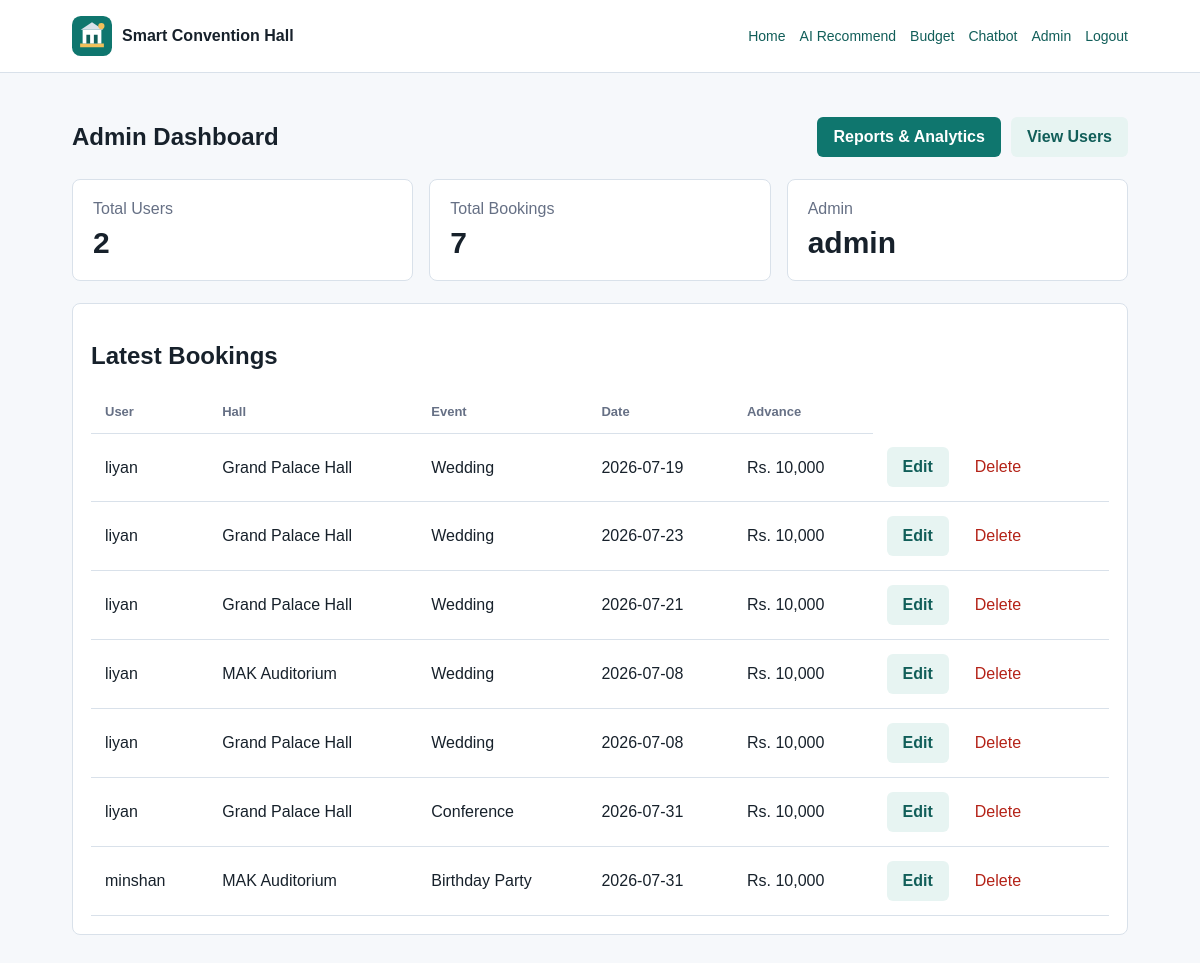
Before: /admin (signed in) with the older database file.
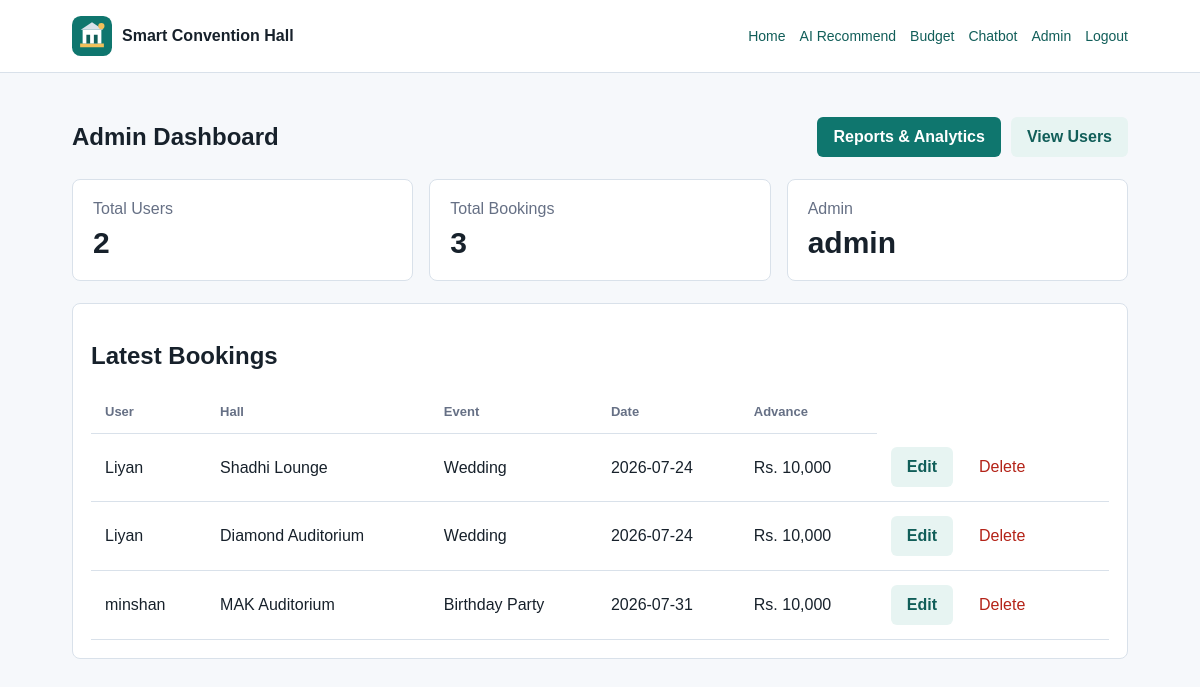
After: the same page with the newer database file.
### tables this page shows
CREATE TABLE admins (
            id INTEGER PRIMARY KEY AUTOINCREMENT,
            username TEXT NOT NULL UNIQUE,
            password TEXT NOT NULL
        );

CREATE TABLE bookings (
            id INTEGER PRIMARY KEY AUTOINCREMENT,
            user_id INTEGER,
            user_name TEXT NOT NULL,
            hall_name TEXT NOT NULL,
            event_type TEXT NOT NULL,
            guests INTEGER NOT NULL,
            booking_date TEXT NOT NULL,
            status TEXT NOT NULL DEFAULT 'Confirmed',
            created_at TEXT NOT NULL, advance_payment INTEGER NOT NULL DEFAULT 0,
            FOREIGN KEY (user_id) REFERENCES users(id)
        );

### app.py (the view)
@app.route("/admin")
def admin():
    if not admin_required():
        return redirect(url_for("admin_login"))
    db = get_db()
    users = db.execute("SELECT COUNT(*) AS total FROM users").fetchone()["total"]
    bookings = db.execute("SELECT COUNT(*) AS total FROM bookings").fetchone()["total"]
    latest = db.execute("SELECT * FROM bookings ORDER BY created_at DESC LIMIT 8").fetchall()
    return render_template("admin.html", users=users, bookings=bookings, latest=latest)

### app.py (called while the page is built)
def get_db():
    if "db" not in g:
        g.db = sqlite3.connect(DATABASE)
        g.db.row_factory = sqlite3.Row
    return g.db

@app.before_request
def prepare_database():
    init_db()

def admin_required():
    if "admin_id" not in session:
        flash("Admin login required.", "warning")
        return False
    return True

### templates/admin.html (shortened to what this page needs)
{% extends "base.html" %}
{% block content %}
<section class="section">
    <div class="section-head">
        <h1>Admin Dashboard</h1>
        <div class="row-actions">
            <a class="button primary" href="{{ url_for('admin_reports') }}">Reports & Analytics</a>
            <a class="button secondary" href="{{ url_for('admin_users') }}">View Users</a>
        </div>
    </div>
    <div class="stats">
        <div><span>Total Users</span><strong>{{ users }}</strong></div>
        <div><span>Total Bookings</span><strong>{{ bookings }}</strong></div>
        <div><span>Admin</span><strong>{{ session.admin_name }}</strong></div>
    </div>
    <div class="table-card">
        <h2>Latest Bookings</h2>
        <table>
            <thead><tr><th>User</th><th>Hall</th><th>Event</th><th>Date</th><th>Advance</th></tr></thead>
            <tbody>
                {% for booking in latest %}
                <tr>
                    <td>{{ booking.user_name }}</td>
                    <td>{{ booking.hall_name }}</td>
                    <td>{{ booking.event_type }}</td>
                    <td>{{ booking.booking_date }}</td>
                    <td>Rs. {{ "{:,}".format(booking.advance_payment) }}</td>
                    <td>
                        <div class="row-actions">
                            <a class="button secondary" href="{{ url_for('admin_edit_booking', booking_id=booking.id) }}">Edit</a>
                            <form method="post" action="{{ url_for('admin_delete_booking', booking_id=booking.id) }}">
                                <button class="button danger" type="submit">Delete</button>
                            </form>
                        </div>
                    </td>
                </tr>
                {% else %}
                <tr><td colspan="6">No bookings yet.</td></tr>
                {% endfor %}
            </tbody>
        </table>
    </div>
</section>
{% endblock %}

### templates/base.html (shortened to what this page needs)
<!doctype html>
<html lang="en">
<head>
    <link rel="stylesheet" href="{{ url_for('static', filename='css/style.css') }}">
</head>
<body>
    <header class="topbar">
        <a class="brand" href="{{ url_for('index') }}">
            <img src="{{ url_for('static', filename='images/logo.svg') }}" alt="Smart Convention Hall logo">
            <span>Smart Convention Hall</span>
        </a>
        <nav>
            <a href="{{ url_for('index') }}">Home</a>
            <a href="{{ url_for('recommend') }}">AI Recommend</a>
            <a href="{{ url_for('budget') }}">Budget</a>
            <a href="{{ url_for('chatbot') }}">Chatbot</a>
            {% if session.get('user_id') %}
                <a href="{{ url_for('dashboard') }}">Dashboard</a>
                <a href="{{ url_for('booking') }}">Book</a>
                <a href="{{ url_for('view_bookings') }}">Bookings</a>
                <a href="{{ url_for('logout') }}">Logout</a>
            {% elif session.get('admin_id') %}
                <a href="{{ url_for('admin') }}">Admin</a>
                <a href="{{ url_for('logout') }}">Logout</a>
            {% else %}
                <a href="{{ url_for('login') }}">Login</a>
                <a class="nav-button" href="{{ url_for('register') }}">Register</a>
            {% endif %}
        </nav>
    </header>
    <main>
        {% block content %}{% endblock %}
    </main>
</body>
</html>

### static/css/style.css (style rules this page uses)
:root { --ink: #17212b; --muted: #667085; --line: #d9e1ea; --paper: #f6f8fb; --panel: #ffffff; --accent: #0f766e; --accent-dark: #115e59; --gold: #c98a14; --danger: #b42318; }
* { box-sizing: border-box; }
body { margin: 0; font-family: Arial, Helvetica, sans-serif; color: var(--ink); background: var(--paper); }
a { color: var(--accent-dark); text-decoration: none; }
.topbar { display: flex; align-items: center; justify-content: space-between; gap: 24px; padding: 16px 6vw; background: var(--panel); border-bottom: 1px solid var(--line); position: sticky; top: 0; z-index: 5; }
.brand { display: inline-flex; align-items: center; gap: 10px; font-weight: 800; color: var(--ink); }
.brand img { width: 40px; height: 40px; flex: 0 0 40px; }
nav { display: flex; align-items: center; flex-wrap: wrap; gap: 14px; font-size: 14px; }
.nav-button, .button { border: 0; border-radius: 6px; cursor: pointer; display: inline-flex; align-items: center; justify-content: center; min-height: 40px; padding: 10px 16px; font-weight: 700; }
.primary { background: var(--accent); color: white; }
.secondary, .nav-button { background: #e7f4f2; color: var(--accent-dark); }
.hero-panel, .info-card, .form-card, .table-card, .card, .stats div { background: var(--panel); border: 1px solid var(--line); border-radius: 8px; }
.section, .form-page { padding: 44px 6vw; }
.section-head { display: flex; justify-content: space-between; align-items: end; gap: 20px; margin-bottom: 22px; }
.section-head h1, .section-head h2 { margin: 0 0 6px; }
.stats { display: grid; grid-template-columns: repeat(3, minmax(0, 1fr)); gap: 16px; margin-bottom: 22px; }
.stats div { padding: 20px; }
.stats span { display: block; color: var(--muted); margin-bottom: 8px; }
.stats strong { font-size: 30px; }
.table-card { overflow-x: auto; padding: 18px; }
table { width: 100%; border-collapse: collapse; }
th, td { padding: 14px; border-bottom: 1px solid var(--line); text-align: left; }
th { color: var(--muted); font-size: 13px; }
.row-actions { display: flex; align-items: center; gap: 10px; }
.row-actions form { margin: 0; }
.row-actions button { border: 0; background: transparent; color: var(--danger); cursor: pointer; font: inherit; }
.danger { color: var(--danger); }

Changed rows visible on the page:
removed bookings: user_name "liyan", hall_name "Grand Palace Hall", event_type "Wedding", booking_date "2026-07-19", advance_payment "10,000"
removed bookings: user_name "liyan", hall_name "Grand Palace Hall", event_type "Wedding", booking_date "2026-07-23", advance_payment "10,000"
removed bookings: user_name "liyan", hall_name "Grand Palace Hall", event_type "Wedding", booking_date "2026-07-21", advance_payment "10,000"
removed bookings: user_name "liyan", hall_name "MAK Auditorium", event_type "Wedding", booking_date "2026-07-08", advance_payment "10,000"
removed bookings: user_name "liyan", hall_name "Grand Palace Hall", event_type "Wedding", booking_date "2026-07-08", advance_payment "10,000"
removed bookings: user_name "liyan", hall_name "Grand Palace Hall", event_type "Conference", booking_date "2026-07-31", advance_payment "10,000"
added bookings: user_name "Liyan", hall_name "Shadhi Lounge", event_type "Wedding", booking_date "2026-07-24", advance_payment "10,000"
added bookings: user_name "Liyan", hall_name "Diamond Auditorium", event_type "Wedding", booking_date "2026-07-24", advance_payment "10,000"
Other visible differences:
{{ bookings }}: "7" → "3"
